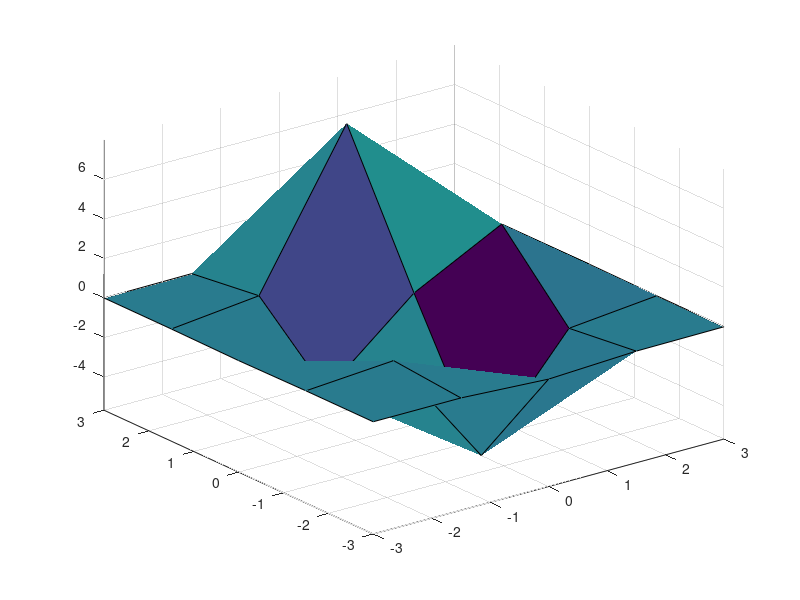
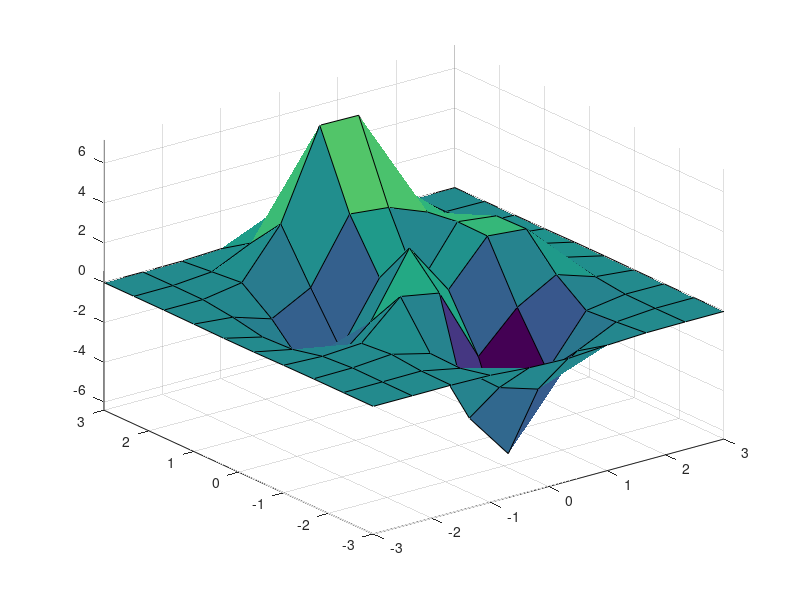

The MATLAB script that drew these images, in order:
%% Peaks Surface
% Create a 5-by-5 matrix of peaks and display the surface.

% Copyright 2015 The MathWorks, Inc.


figure(1)
peaks(5);

figure(2)
peaks(10);
